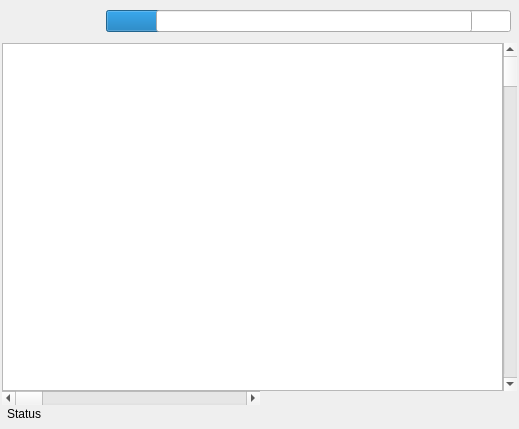
<?xml version="1.0" encoding="UTF-8"?>
<ui version="4.0">
 <class>IGOWebBrowser</class>
 <widget class="QWidget" name="IGOWebBrowser">
  <property name="geometry">
   <rect>
    <x>0</x>
    <y>0</y>
    <width>519</width>
    <height>429</height>
   </rect>
  </property>
  <layout class="QVBoxLayout" name="verticalLayout_2">
   <property name="leftMargin">
    <number>0</number>
   </property>
   <property name="topMargin">
    <number>0</number>
   </property>
   <property name="rightMargin">
    <number>0</number>
   </property>
   <property name="bottomMargin">
    <number>8</number>
   </property>
   <item>
    <widget class="QFrame" name="navigationFrame">
     <layout class="QHBoxLayout" name="toolbarLayout">
      <property name="spacing">
       <number>0</number>
      </property>
      <property name="leftMargin">
       <number>7</number>
      </property>
      <property name="topMargin">
       <number>10</number>
      </property>
      <property name="rightMargin">
       <number>7</number>
      </property>
      <property name="bottomMargin">
       <number>10</number>
      </property>
      <item>
       <widget class="QPushButton" name="backButton">
        <property name="minimumSize">
         <size>
          <width>23</width>
          <height>23</height>
         </size>
        </property>
        <property name="maximumSize">
         <size>
          <width>23</width>
          <height>23</height>
         </size>
        </property>
        <property name="flat">
         <bool>true</bool>
        </property>
       </widget>
      </item>
      <item>
       <spacer name="horizontalSpacer">
        <property name="orientation">
         <enum>Qt::Horizontal</enum>
        </property>
        <property name="sizeType">
         <enum>QSizePolicy::Fixed</enum>
        </property>
        <property name="sizeHint" stdset="0">
         <size>
          <width>4</width>
          <height>1</height>
         </size>
        </property>
       </spacer>
      </item>
      <item>
       <widget class="QPushButton" name="forwardButton">
        <property name="minimumSize">
         <size>
          <width>23</width>
          <height>23</height>
         </size>
        </property>
        <property name="maximumSize">
         <size>
          <width>23</width>
          <height>23</height>
         </size>
        </property>
        <property name="flat">
         <bool>true</bool>
        </property>
       </widget>
      </item>
      <item>
       <spacer name="horizontalSpacer1">
        <property name="orientation">
         <enum>Qt::Horizontal</enum>
        </property>
        <property name="sizeType">
         <enum>QSizePolicy::Fixed</enum>
        </property>
        <property name="sizeHint" stdset="0">
         <size>
          <width>10</width>
          <height>20</height>
         </size>
        </property>
       </spacer>
      </item>
      <item>
       <widget class="QPushButton" name="HomeButton">
        <property name="minimumSize">
         <size>
          <width>19</width>
          <height>16</height>
         </size>
        </property>
        <property name="maximumSize">
         <size>
          <width>19</width>
          <height>16</height>
         </size>
        </property>
        <property name="flat">
         <bool>true</bool>
        </property>
       </widget>
      </item>
      <item>
       <widget class="QPushButton" name="reloadButton_reduced">
        <property name="minimumSize">
         <size>
          <width>16</width>
          <height>16</height>
         </size>
        </property>
        <property name="maximumSize">
         <size>
          <width>16</width>
          <height>16</height>
         </size>
        </property>
        <property name="flat">
         <bool>true</bool>
        </property>
       </widget>
      </item>
      <item>
       <spacer name="horizontalSpacer_2">
        <property name="orientation">
         <enum>Qt::Horizontal</enum>
        </property>
        <property name="sizeType">
         <enum>QSizePolicy::Fixed</enum>
        </property>
        <property name="sizeHint" stdset="0">
         <size>
          <width>4</width>
          <height>20</height>
         </size>
        </property>
       </spacer>
      </item>
      <item>
       <widget class="QProgressBar" name="urlProgress">
        <property name="value">
         <number>50</number>
        </property>
        <property name="format">
         <string/>
        </property>
        <layout class="QHBoxLayout" name="horizontalLayout_3">
         <property name="spacing">
          <number>0</number>
         </property>
         <property name="leftMargin">
          <number>2</number>
         </property>
         <property name="topMargin">
          <number>0</number>
         </property>
         <property name="rightMargin">
          <number>2</number>
         </property>
         <property name="bottomMargin">
          <number>0</number>
         </property>
         <item>
          <widget class="QPushButton" name="urlIcon">
           <property name="enabled">
            <bool>false</bool>
           </property>
           <property name="minimumSize">
            <size>
             <width>24</width>
             <height>24</height>
            </size>
           </property>
           <property name="maximumSize">
            <size>
             <width>24</width>
             <height>24</height>
            </size>
           </property>
           <property name="flat">
            <bool>true</bool>
           </property>
          </widget>
         </item>
         <item>
          <widget class="QPushButton" name="sslIcon">
           <property name="enabled">
            <bool>true</bool>
           </property>
           <property name="minimumSize">
            <size>
             <width>24</width>
             <height>24</height>
            </size>
           </property>
           <property name="maximumSize">
            <size>
             <width>24</width>
             <height>24</height>
            </size>
           </property>
           <property name="flat">
            <bool>true</bool>
           </property>
          </widget>
         </item>
         <item>
          <widget class="QLineEdit" name="urlText"/>
         </item>
         <item>
          <widget class="QPushButton" name="stopButton">
           <property name="minimumSize">
            <size>
             <width>16</width>
             <height>16</height>
            </size>
           </property>
           <property name="maximumSize">
            <size>
             <width>16</width>
             <height>16</height>
            </size>
           </property>
           <property name="text">
            <string/>
           </property>
           <property name="flat">
            <bool>true</bool>
           </property>
          </widget>
         </item>
         <item>
          <widget class="QPushButton" name="reloadButton">
           <property name="minimumSize">
            <size>
             <width>16</width>
             <height>16</height>
            </size>
           </property>
           <property name="maximumSize">
            <size>
             <width>16</width>
             <height>16</height>
            </size>
           </property>
           <property name="flat">
            <bool>true</bool>
           </property>
          </widget>
         </item>
         <item>
          <spacer name="horizontalSpacer_3">
           <property name="orientation">
            <enum>Qt::Horizontal</enum>
           </property>
           <property name="sizeType">
            <enum>QSizePolicy::Fixed</enum>
           </property>
           <property name="sizeHint" stdset="0">
            <size>
             <width>5</width>
             <height>1</height>
            </size>
           </property>
          </spacer>
         </item>
        </layout>
       </widget>
      </item>
      <item>
       <spacer name="horizontalSpacer_4">
        <property name="orientation">
         <enum>Qt::Horizontal</enum>
        </property>
        <property name="sizeType">
         <enum>QSizePolicy::Fixed</enum>
        </property>
        <property name="sizeHint" stdset="0">
         <size>
          <width>1</width>
          <height>1</height>
         </size>
        </property>
       </spacer>
      </item>
     </layout>
    </widget>
   </item>
   <item>
    <widget class="QWidget" name="browserFrame" native="true">
     <layout class="QVBoxLayout" name="verticalLayout">
      <property name="spacing">
       <number>0</number>
      </property>
      <property name="leftMargin">
       <number>2</number>
      </property>
      <property name="topMargin">
       <number>0</number>
      </property>
      <property name="rightMargin">
       <number>0</number>
      </property>
      <property name="bottomMargin">
       <number>0</number>
      </property>
      <item>
       <layout class="QHBoxLayout" name="horizontalLayout">
        <property name="spacing">
         <number>0</number>
        </property>
        <property name="rightMargin">
         <number>2</number>
        </property>
        <item>
         <widget class="QGraphicsView" name="graphicsView"/>
        </item>
        <item>
         <widget class="QScrollBar" name="verticalScrollBar">
          <property name="singleStep">
           <number>50</number>
          </property>
          <property name="orientation">
           <enum>Qt::Vertical</enum>
          </property>
         </widget>
        </item>
       </layout>
      </item>
      <item>
       <layout class="QHBoxLayout" name="horizontalLayout_2">
        <property name="spacing">
         <number>0</number>
        </property>
        <property name="rightMargin">
         <number>2</number>
        </property>
        <item>
         <widget class="QScrollBar" name="horizontalScrollBar">
          <property name="singleStep">
           <number>50</number>
          </property>
          <property name="orientation">
           <enum>Qt::Horizontal</enum>
          </property>
         </widget>
        </item>
        <item>
         <widget class="QWidget" name="scrollSpacer" native="true"/>
        </item>
       </layout>
      </item>
      <item>
       <widget class="QFrame" name="statusLayout_2">
        <layout class="QHBoxLayout" name="statusLayout">
         <property name="leftMargin">
          <number>5</number>
         </property>
         <property name="topMargin">
          <number>2</number>
         </property>
         <property name="rightMargin">
          <number>0</number>
         </property>
         <property name="bottomMargin">
          <number>0</number>
         </property>
         <item>
          <widget class="Origin::UIToolkit::OriginLabel" name="browserStatus">
           <property name="text">
            <string>Status</string>
           </property>
           <property name="labelType">
            <enum>Origin::UIToolkit::OriginLabel::DialogSmall</enum>
           </property>
          </widget>
         </item>
        </layout>
       </widget>
      </item>
     </layout>
    </widget>
   </item>
  </layout>
 </widget>
 <layoutdefault spacing="0" margin="0"/>
 <customwidgets>
  <customwidget>
   <class>Origin::UIToolkit::OriginLabel</class>
   <extends>QLabel</extends>
   <header>originlabel.h</header>
  </customwidget>
 </customwidgets>
 <resources/>
 <connections/>
</ui>
